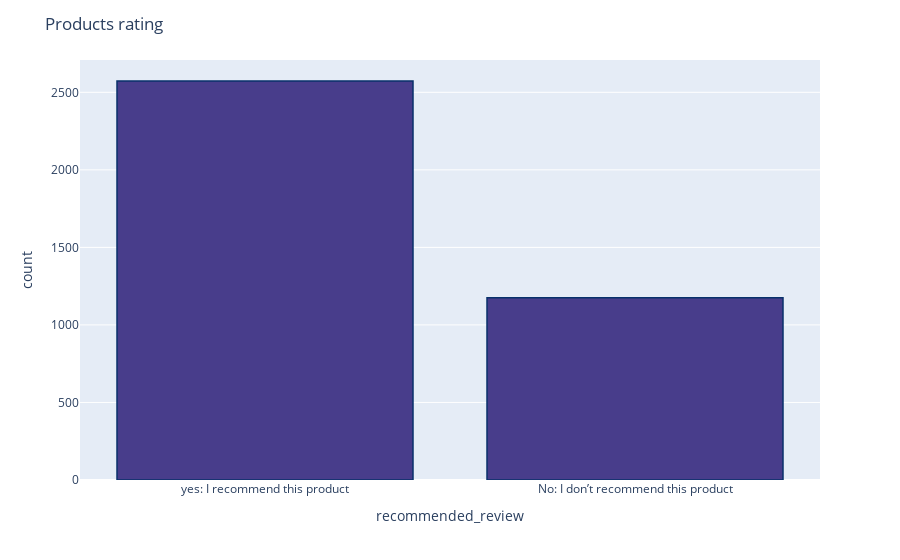

This figure's notebook cell:
### Markdown cell above
<h2>comparing recommendations reviews for all brands

### Code cell
import plotly.offline as py
py.init_notebook_mode(connected=True)
import plotly.graph_objs as go
import plotly.tools as tls
import plotly.express as px
fig = px.histogram(reviews, x="recommended_review")
fig.update_traces(marker_color="darkslateblue",marker_line_color='rgb(8,48,107)',
                  marker_line_width=1.5)
fig.update_layout(title_text='Products rating')
fig.show()

### Figure 1 — Plotly figure (JSON) as saved in the notebook; plotly's stock layout.template omitted (floating-point values rounded to 4 significant figures; data arrays with more than 128 entries replaced by an {"elided": "..."} marker saying what was removed)
{"data": [{"alignmentgroup": "True", "bingroup": "x", "hovertemplate": "recommended_review=%{x}<br>count=%{y}<extra></extra>", "legendgroup": "", "marker": {"color": "darkslateblue", "line": {"color": "rgb(8,48,107)", "width": 1.5}, "pattern": {"shape": ""}}, "name": "", "offsetgroup": "", "orientation": "v", "showlegend": false, "type": "histogram", "x": {"elided": "3748 str values"}, "xaxis": "x", "yaxis": "y"}], "layout": {"barmode": "relative", "legend": {"tracegroupgap": 0}, "margin": {"t": 60}, "title": {"text": "Products rating"}, "xaxis": {"anchor": "y", "domain": [0, 1], "title": {"text": "recommended_review"}}, "yaxis": {"anchor": "x", "domain": [0, 1], "title": {"text": "count"}}}}
